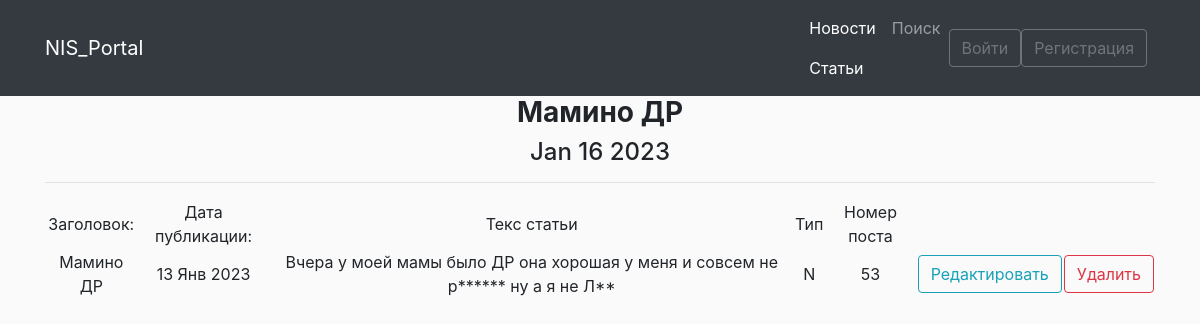
Screenshot of /posts/articles/53 with the database file from the repository.
### news/models.py (models this page shows, shortened)
class Post(models.Model):
    post = 'P'
    news = 'N'
    author = models.ForeignKey(Author, verbose_name='Автор', on_delete=models.CASCADE)
    select = models.CharField('Статья/Новость', max_length=10, choices=SELECT, default=post)
    date = models.DateTimeField('Дата', default=timezone.now)
    categories = models.ManyToManyField(Category, through='PostCategory')
    title = models.CharField('Название статьи', max_length=120, unique=True)
    text = models.TextField('Основной текст статьи')
    rating_post = models.IntegerField(default=0)
    class Meta:
        verbose_name = 'Пост'
        verbose_name_plural = 'Посты'

### news/views.py (the view)
# urls.py: path('articles/<int:pk>', views.NewsDetailView.as_view(), name='articles-detail'),
class NewsDetailView(DetailView):
    model = Post
    template_name = 'news/showNewsDetail.html'
    context_object_name = 'news'

### news/templatetags/bad_words_filters.py (called while the page is built)
@register.filter()
def bad_words(value):
    text_list = re.split(r'[,;!).? ]+', value)
    clean_list = []
    for el in text_list:
        if (el.lower() or el.title()) in BAD:
            el = el[0] + ((len(el) - 1) * '*')
            clean_list.append(el)
        else:
            clean_list.append(el)
    clean_text = " ".join(clean_list)
    value = clean_text
    return f'{value}'

### news/templatetags/custom_tags.py (called while the page is built)
@register.simple_tag()
def current_time(format_string='%b %d %Y'):
    return datetime.utcnow().strftime(format_string)

### news/templates/news/showNewsDetail.html (shortened to what this page needs)
{% extends 'news/base.html' %}
{% load custom_tags %}
{% load bad_words_filters %}
{% block content %}
<h3><b>{{ news.title}}</b></h3>
<h4>{% current_time '%b %d %Y' %}</h4>
   <hr>
<table>
           <tr>
               <td>Заголовок:</td>
               <td>Дата публикации:</td>
               <td>Текс статьи</td>
               <td>Тип</td>
               <td>Номер поста</td>
           </tr>
            <tr>
               <td>{{ news.title }}</td>
               <td>{{ news.date|date:'d M Y' }}</td>
               <td>{{ news.text|bad_words }}</td>
                <td>{{ news.select}}</td>
                <td>{{ news.id }}</td>
                {% if news.select == 'N'%}
                    <td><a href="{% url 'news-detail' news.id%}/update" class="btn btn-outline-info">Редактировать</a></td>
                    <td><a href="{% url 'news-detail' news.id%}/delete" class="btn btn-outline-danger">Удалить</a></td>
                {% elif news.select == 'P'%}
                    <td><a href="{% url 'articles-detail' news.id%}/update" class="btn btn-outline-info">Редактировать</a></td>
                    <td><a href="{% url 'articles-detail' news.id%}/delete" class="btn btn-outline-danger">Удалить</a></td>
                {% else %}
               <td> Неизвестный тип контекта </td>
               {% endif %}
           </tr>
       </table>
{% endblock content %}

### news/static/news/main.css (style rules this page uses)
body { background: #fafafa }

### rows the page displays
Post: title "Мамино ДР", date "13 Янв 2023", text|bad_words "Вчера у моей мамы было ДР она хорошая у меня и совсем не р****** ну а я не Л**", select "N", id "53"
